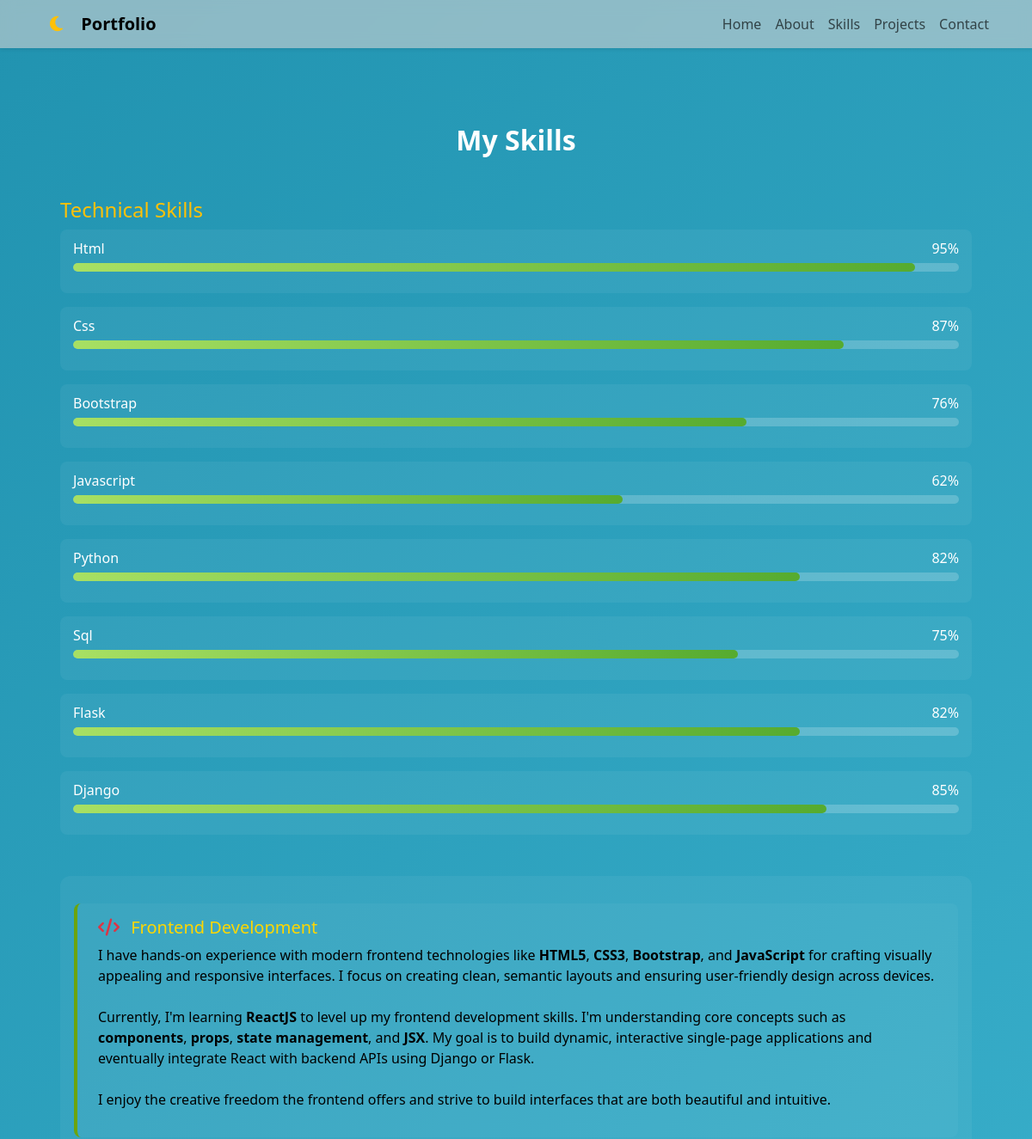
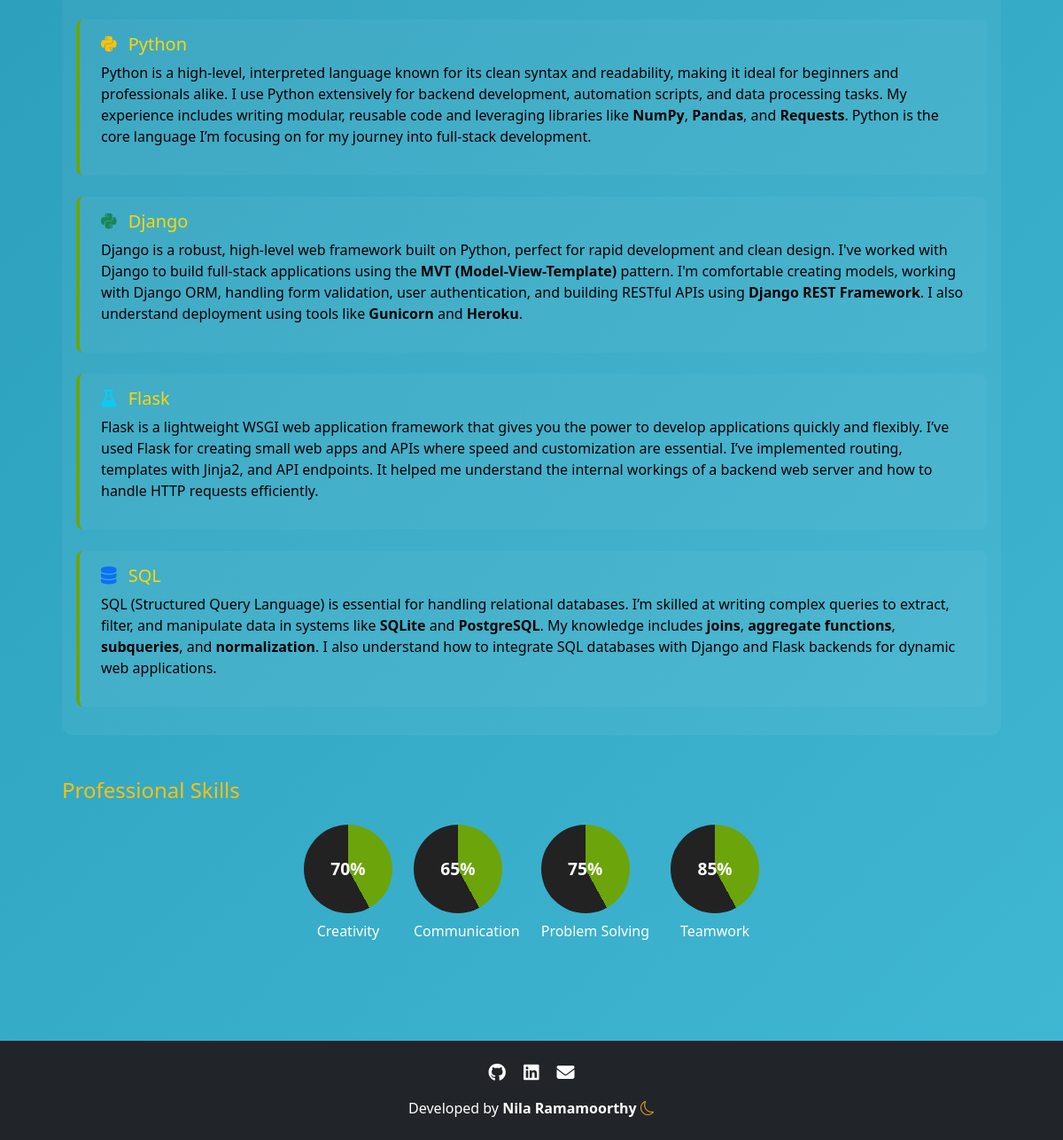
The app's page /projects/skills/ with its own data (2 pictures, top to bottom).
### projects/models.py (models this page shows, shortened)
class Skill(models.Model):
    name = models.CharField(max_length=100)
    percentage = models.PositiveIntegerField()

### projects/views.py (the view)
# urls.py: path('skills/', project_views.skills_view, name='skills'),
def skills_view(request):
    skills = Skill.objects.all()
    return render(request, 'projects/skills.html', {'skills': skills})

### projects/templates/projects/skills.html (shortened to what this page needs)
{% extends "base.html" %}
{% load static %}
{% block content %}
<section class="skills fade-in-up-scroll py-5 px-3" id="skills">
  <div class="container">
    <h2 class="text-center fw-bold text-white mb-5" style="color: rgb(156, 118, 6);">My Skills</h2>
    <div class="skills-section">
      <div class="technical fade-in" id="technical">
    <h4 class="text-warning">Technical Skills</h4>
    {% for skill in skills %}
    <div class="skill">
        <div class="skill-name">
            <span>{{ skill.name }}</span>
            <span class="value">{{ skill.percentage }}%</span>
        </div>
        <div class="skill-bar">
            <div class="bar-fill" data-percent="{{ skill.percentage }}"></div>
        </div>
    </div>
    {% empty %}
        <p>No skills available.</p>
    {% endfor %}
</div>
<div class="skill-descriptions mt-5 fade-in">
    <div class="desc-box">
  <h5><i class="fa-solid fa-code text-danger me-2"></i> Frontend Development</h5>
  <p>
    I have hands-on experience with modern frontend technologies like <strong>HTML5</strong>, <strong>CSS3</strong>, <strong>Bootstrap</strong>, and <strong>JavaScript</strong> for crafting visually appealing and responsive interfaces. I focus on creating clean, semantic layouts and ensuring user-friendly design across devices.
    <br /><br />
    Currently, I'm learning <strong>ReactJS</strong> to level up my frontend development skills. I'm understanding core concepts such as <strong>components</strong>, <strong>props</strong>, <strong>state management</strong>, and <strong>JSX</strong>. My goal is to build dynamic, interactive single-page applications and eventually integrate React with backend APIs using Django or Flask.
    <br /><br />
    I enjoy the creative freedom the frontend offers and strive to build interfaces that are both beautiful and intuitive.
  </p>
</div>
  <div class="desc-box">
    <h5><i class="fab fa-python text-warning me-2"></i> Python</h5>
    <p>
      Python is a high-level, interpreted language known for its clean syntax and readability, making it ideal for beginners and professionals alike.
      I use Python extensively for backend development, automation scripts, and data processing tasks. My experience includes writing modular, reusable code and leveraging libraries like <strong>NumPy</strong>, <strong>Pandas</strong>, and <strong>Requests</strong>. Python is the core language I’m focusing on for my journey into full-stack development.
    </p>
  </div>
  <div class="desc-box">
    <h5><i class="fab fa-python text-success me-2"></i> Django</h5>
    <p>
      Django is a robust, high-level web framework built on Python, perfect for rapid development and clean design. I've worked with Django to build full-stack applications using the <strong>MVT (Model-View-Template)</strong> pattern. I'm comfortable creating models, working with Django ORM, handling form validation, user authentication, and building RESTful APIs using <strong>Django REST Framework</strong>. I also understand deployment using tools like <strong>Gunicorn</strong> and <strong>Heroku</strong>.
    </p>
  </div>
  <div class="desc-box">
    <h5><i class="fa-solid fa-flask text-info me-2"></i> Flask</h5>
    <p>
      Flask is a lightweight WSGI web application framework that gives you the power to develop applications quickly and flexibly. I’ve used Flask for creating small web apps and APIs where speed and customization are essential. I’ve implemented routing, templates with Jinja2, and API endpoints. It helped me understand the internal workings of a backend web server and how to handle HTTP requests efficiently.
    </p>
  </div>
  <div class="desc-box">
    <h5><i class="fa-solid fa-database text-primary me-2"></i> SQL</h5>
    <p>
      SQL (Structured Query Language) is essential for handling relational databases. I’m skilled at writing complex queries to extract, filter, and manipulate data in systems like <strong>SQLite</strong> and <strong>PostgreSQL</strong>. My knowledge includes <strong>joins</strong>, <strong>aggregate functions</strong>, <strong>subqueries</strong>, and <strong>normalization</strong>. I also understand how to integrate SQL databases with Django and Flask backends for dynamic web applications.
    </p>
  </div>
</div>
      <div class="professional fade-in mt-5" id="professional">
        <h4 class="text-warning">Professional Skills</h4>
        <div class="d-flex flex-wrap justify-content-center gap-4 mt-4">
          <div class="circle-skill">
            <div class="circle" data-percent="70"><div class="circle-text text-white">70%</div></div>
            <p>Creativity</p>
          </div>
          <div class="circle-skill">
            <div class="circle" data-percent="65"><div class="circle-text text-white">65%</div></div>
            <p>Communication</p>
          </div>
          <div class="circle-skill">
            <div class="circle" data-percent="75"><div class="circle-text text-white">75%</div></div>
            <p>Problem Solving</p>
          </div>
          <div class="circle-skill">
            <div class="circle" data-percent="85"><div class="circle-text text-white">85%</div></div>
            <p>Teamwork</p>
          </div>
        </div>
      </div>
    </div>
  </div>
</section>
{% endblock %}

### templates/base.html (shortened to what this page needs)
{% load static %}
<!DOCTYPE html>
<html lang="en">
<head>
  <link href="https://cdn.jsdelivr.net/npm/bootstrap@5.3.2/dist/css/bootstrap.min.css" rel="stylesheet" />
  <link href="https://cdn.jsdelivr.net/npm/bootstrap-icons@1.10.5/font/bootstrap-icons.css" rel="stylesheet" />
  <link rel="stylesheet" href="https://cdnjs.cloudflare.com/ajax/libs/font-awesome/6.4.0/css/all.min.css" />
  <link rel="stylesheet" href="{% static 'css/style.css' %}" />
</head>
<body>
  <nav class="navbar navbar-expand-lg navbar-light fixed-top shadow-sm custom-navbar">
    <div class="container">
      <a class="navbar-brand fw-bold" href="/">
        <i class="fas fa-moon text-warning mx-3"></i>  Portfolio
      </a>
      <div class="collapse navbar-collapse" id="navbarNav">
        <ul class="navbar-nav ms-auto">
          <li class="nav-item">
            <a class="nav-link {% if request.path == '/' %}active{% endif %}" href="/">Home</a>
          </li>
          <li class="nav-item">
            <a class="nav-link {% if request.path == '/about/' %}active{% endif %}" href="/about/">About</a>
          </li>
          <li class="nav-item">
            <a class="nav-link {% if request.path == '/skills/' %}active{% endif %}" href="/skills/">Skills</a>
          </li>
          <li class="nav-item">
            <a class="nav-link {% if request.path == '/projects/' %}active{% endif %}" href="/projects/">Projects</a>
          </li>
          <li class="nav-item">
            <a class="nav-link {% if request.path == '/contact/' %}active{% endif %}" href="/contact/">Contact</a>
          </li>
        </ul>
      </div>
    </div>
  </nav>
  <div class="container mt-5 pt-5">
    {% block content %}
    {% endblock %}
  </div>
  <footer class="bg-dark text-white text-center py-4 mt-5">
    <div class="mb-3">
      <a href="https://github.com/NilaRamamoorthy" target="_blank" class="text-white me-3"><i
          class="fab fa-github fa-lg"></i></a>
      <a href="https://www.linkedin.com/in/nila-ramamoorthy-a56391372/" target="_blank" class="text-white me-3"><i
          class="fab fa-linkedin fa-lg"></i></a>
      <a href="mailto:reachout@gmail.com" class="text-white"><i class="fa-solid fa-envelope fa-lg"></i></a>
    </div>
    <p class="mb-0">Developed by <strong>Nila Ramamoorthy</strong> <span
                style="color: goldenrod;"><i class="bi bi-moon"></i></span></p>
  </footer>
</body>
</html>

### static/css/style.css (style rules this page uses)
body, html { overflow-x: hidden; }
body { background: linear-gradient(-45deg, #1e3c72, #2a5298, #4bc4df, #2193b0); background-size: 400% 400%; animation: gradientBG 12s ease infinite; color: black; }
.custom-navbar { background-color: rgba(211, 211, 211, 0.6); backdrop-filter: blur(8px); transition: background-color 0.3s ease; }
.nav-link { position: relative; transition: color 0.3s ease; }
.nav-link::after { content: ""; position: absolute; width: 0; height: 2px; display: block; margin-top: 5px; right: 0; background: #ffd700; transition: width 0.3s ease; }
footer a { transition: transform 0.3s ease, color 0.3s ease; }
.skills-section .skill { margin-bottom: 1rem; }
.skill-name { display: flex; justify-content: space-between; color: #fff; margin-bottom: 5px; }
.skill-bar { background-color: rgba(255, 255, 255, 0.2); height: 10px; border-radius: 5px; overflow: hidden; margin-bottom: 15px; }
.bar-fill { height: 100%; width: 0; border-radius: 5px; background: linear-gradient(90deg, #a8e063, #56ab2f, #6ca40b); background-size: 200% 100%; animation: fillAnimation 2s ease-out forwards; transition: width 0.6s ease; }
.skill { transition: transform 0.3s ease, box-shadow 0.3s ease; padding: 10px 15px; border-radius: 8px; margin-bottom: 20px; background-color: rgba(255, 255, 255, 0.05); }
.skill-name { display: flex; justify-content: space-between; font-weight: 500; color: #fff; margin-bottom: 5px; transition: color 0.5s ease; }
.skill-name .value { transition: transform 0.6s ease, color 0.6s ease; }
.skill-descriptions { display: flex; flex-direction: column; gap: 1.5rem; padding: 2rem 1rem; background: rgba(255, 255, 255, 0.05); border-radius: 12px; animation: slideUp 1s ease forwards; }
.desc-box { background: rgba(255, 255, 255, 0.03); padding: 1rem 1.5rem; border-left: 4px solid #6ca40b; border-radius: 8px; transition: transform 0.3s ease, background 0.3s ease; }
.desc-box h5 { color: #ffd700; margin-bottom: 0.5rem; }
.circle-skill { text-align: center; color: #fff; }
.circle { width: 100px; height: 100px; border-radius: 50%; background: conic-gradient(#6ca40b 0%, #222 0%); display: flex; align-items: center; justify-content: center; margin-bottom: 0.5rem; transition: all 0.6s; }
.circle-text { font-size: 1.2rem; font-weight: bold; }

### records on screen
Skill: name "Html", percentage "95"
Skill: name "Css", percentage "87"
Skill: name "Bootstrap", percentage "76"
Skill: name "Javascript", percentage "62"
Skill: name "Python", percentage "82"
Skill: name "Sql", percentage "75"
Skill: name "Flask", percentage "82"
Skill: name "Django", percentage "85"
